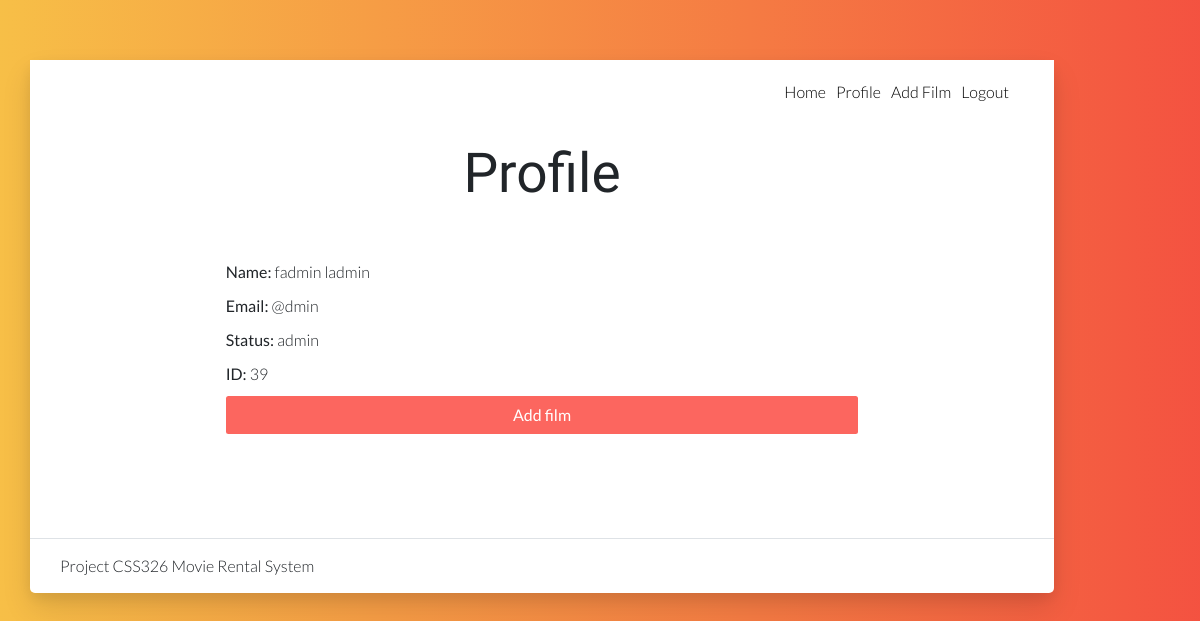
Page /profile.php (signed in) on the committed database.
### tables this page shows
CREATE TABLE `user` (
  `user_id` int(10) NOT NULL,
  `f_name` varchar(25) NOT NULL,
  `l_name` varchar(25) NOT NULL,
  `email` varchar(25) NOT NULL,
  `password` varchar(8) NOT NULL
);

### profile.php (the view, shortened to what this page needs)
<?php require_once('connect.php');
	$user_id = $_SESSION['user_id'];
	if(isset($_SESSION['admin_id'])){
		$admin_id = $_SESSION['admin_id'];
	}
?>
<!DOCTYPE html>
<html lang="en">
<head>
    <link rel="stylesheet" href="vendor/bootstrap/bootstrap.min.css">
    <link rel="stylesheet" href="vendor/select2/select2.min.css">
    <link rel="stylesheet" href="vendor/owlcarousel/owl.carousel.min.css">
    <link rel="stylesheet" href="vendor/lightcase/lightcase.css">
    <link rel="stylesheet" href="css/style.min.css">
    <link rel="stylesheet" href="https://cdn.linearicons.com/free/1.0.0/icon-font.min.css">
    <link href="https://file.myfontastic.com/7vRKgqrN3iFEnLHuqYhYuL/icons.css" rel="stylesheet">
</head>
<body data-spy="scroll" data-target="#navbar-nav-header" class="static-layout">
    <div class="boxed-page">
        <nav id="gtco-header-navbar" class="navbar navbar-expand-lg py-4">
            <div class="container">
                <div class="collapse navbar-collapse" id="navbar-nav-header">
                    <ul class="navbar-nav ml-auto">
                        <li class="nav-item">
                            <a class="nav-link" href="home.php">Home</a>
                        </li>
                        <li class="nav-item">
                            <a class="nav-link" href="profile.php">Profile</a>
                        </li>
						<?php if(isset($admin_id)):?>
                        <li class="nav-item">
                            <a class="nav-link" href="add_film.php">Add Film</a>
                        </li>
						<?php	endif ?>
                        <li class="nav-item">
                            <a class="nav-link" href="logout.php">Logout</a>
                        </li>
                    </ul>
                </div>
            </div>
        </nav>
        <section id="gtco-contact-form" class="bg-white">
            <div class="container">
                <div class="section-content">
                    <div class="title-wrap">
                        <h1 class="display-2 mb-4">Profile</h1><br>
                    </div>
                    <div class="row">
                        <div class="col-md-8 offset-md-2 mt-4">
						<?php
							$select= mysqli_query($mysqli, "SELECT * FROM user WHERE user_id='$user_id'")or die('query faied');
							if(mysqli_num_rows($select)>0){
								$fetch = mysqli_fetch_assoc($select);
							}
						?>
						<tr>
                            <p><strong>Name:    </strong><td><?php echo $fetch['f_name']?> <?php echo " " ?><?php echo $fetch['l_name']?></td></p>
                            <p><strong>Email:   </strong><td><?php echo $fetch['email']?> </td></p>
                            <p><strong>Status:  </strong><?php
													if(isset($admin_id)){
														echo "admin";
														}else{
														echo "Customer";
														}
														?></strong></p>
                            <p><strong>ID:  </strong><td> <?php echo $fetch['user_id']?></td></p>
										<?php if (isset($admin_id) ) : ?>
											<td><a href='add_film.php?admin=<?=$admin_id?>'><button class="btn btn-block btn-secondary btn-red" name="add_film">
                                               Add film
                                        </button></a></td>
										<?php endif ?>
						</tr>
                                <br>
                        </div>
                    </div>
                </div>
            </div>
        </section>
        <footer class="mastfoot mb-3 bg-white py-4 border-top">
            <div class="inner container">
                <div class="row">
                    <div class="col-md-6 d-flex align-items-center justify-content-md-start justify-content-center">
                        <p class="mb-0">Project CSS326 Movie Rental System</p>
                    </div>
                </div>
            </div>
        </footer>
    </div>
</body>
</html>

### rows in the picture
user: f_name "fadmin", l_name "ladmin", email "@dmin", user_id "39"
